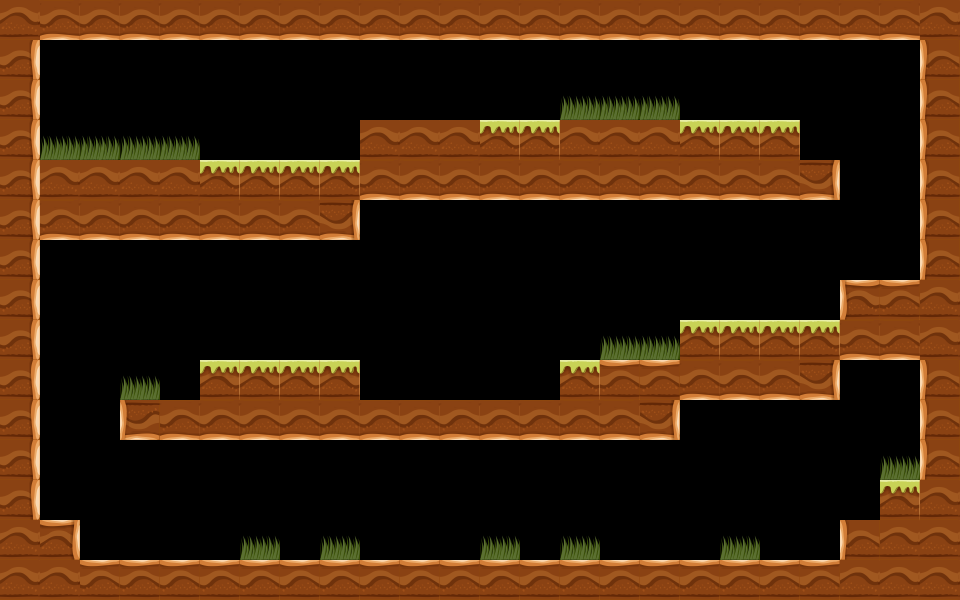

A level layout from a 2D game, rendered from its tile map. Below: a short description, then the map file with tile-grid data replaced by summaries:
An orthogonal 24x15 tile map with 40x40 px tiles, 1 tile layer (Camada de Tiles 1), 4 tilesets and 16 objects.

<map version="1.0" orientation="orthogonal" width="24" height="15" tilewidth="40" tileheight="40">
 <tileset firstgid="1" name="tileset" tilewidth="40" tileheight="40">
  <image source="../level/tile_40-40-17.png" width="680" height="40" />
 </tileset>
 <tileset firstgid="18" name="thorns" tilewidth="80" tileheight="40">
  <image source="../enemies/thorns_80-40.png" width="80" height="40" />
 </tileset>
 <tileset firstgid="19" name="flag" tilewidth="40" tileheight="40">
  <image source="../level/coins_40-40-8.png" width="320" height="40" />
 </tileset>
 <tileset firstgid="27" name="gamewin" tilewidth="40" tileheight="40">
  <image source="../spritesheets/gamewin_40-40-8.png" width="320" height="40" />
 </tileset>
 <objectgroup name="coin" width="24" height="15">
  <object gid="19" x="400" y="520" />
 </objectgroup>
 <objectgroup name="bushes" width="24" height="15">
  <object gid="13" x="360" y="400" />
  <object gid="13" x="360" y="120" />
  <object gid="13" x="400" y="120" />
  <object gid="13" x="440" y="120" />
  <object gid="13" x="160" y="400" />
  <object gid="13" x="80" y="560" />
  <object gid="13" x="40" y="520" />
 </objectgroup>
 <layer name="Camada de Tiles 1" width="24" height="15">
  <data>[360 cells, 166 non-empty, 12 distinct tile ids]</data>
 </layer>
 <objectgroup name="thorns" width="24" height="15">
  <object gid="18" x="878" y="280" />
  <object gid="18" x="610" y="369" />
  <object gid="18" x="318" y="405" />
  <object gid="18" x="161" y="404" />
  <object gid="18" x="-1" y="522" />
  <object gid="18" x="21" y="560" />
  <object gid="18" x="787" y="561" />
 </objectgroup>
 <objectgroup name="flag" width="24" height="15">
  <object gid="27" x="880" y="440" />
 </objectgroup>
</map>
